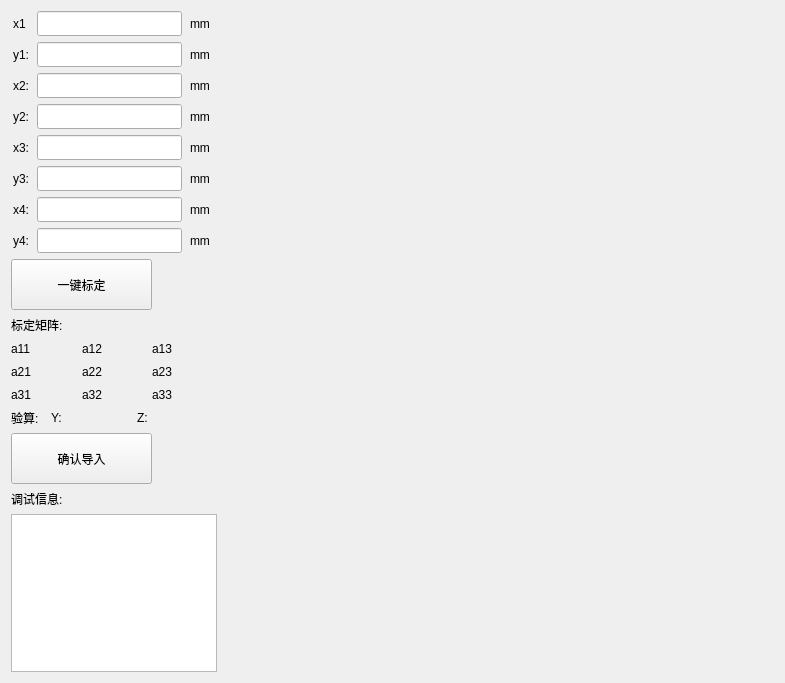
<?xml version="1.0" encoding="UTF-8"?>
<ui version="4.0">
 <class>cambuilddlg</class>
 <widget class="QDialog" name="cambuilddlg">
  <property name="geometry">
   <rect>
    <x>0</x>
    <y>0</y>
    <width>785</width>
    <height>681</height>
   </rect>
  </property>
  <property name="windowTitle">
   <string>QDialog</string>
  </property>
  <property name="sizeGripEnabled">
   <bool>false</bool>
  </property>
  <layout class="QGridLayout" name="gridLayout_5">
   <item row="0" column="0">
    <layout class="QGridLayout" name="gridLayout_4">
     <item row="0" column="0">
      <layout class="QGridLayout" name="gridLayout">
       <item row="0" column="0">
        <widget class="QLabel" name="label">
         <property name="maximumSize">
          <size>
           <width>13</width>
           <height>16777215</height>
          </size>
         </property>
         <property name="text">
          <string>x1:</string>
         </property>
        </widget>
       </item>
       <item row="0" column="1">
        <widget class="QLineEdit" name="x1_Edit">
         <property name="minimumSize">
          <size>
           <width>113</width>
           <height>25</height>
          </size>
         </property>
         <property name="maximumSize">
          <size>
           <width>145</width>
           <height>16777215</height>
          </size>
         </property>
         <property name="focusPolicy">
          <enum>Qt::NoFocus</enum>
         </property>
        </widget>
       </item>
       <item row="0" column="2">
        <widget class="QLabel" name="label_14">
         <property name="maximumSize">
          <size>
           <width>25</width>
           <height>16777215</height>
          </size>
         </property>
         <property name="text">
          <string>mm</string>
         </property>
        </widget>
       </item>
       <item row="1" column="0">
        <widget class="QLabel" name="label_2">
         <property name="text">
          <string>y1:</string>
         </property>
        </widget>
       </item>
       <item row="1" column="1">
        <widget class="QLineEdit" name="y1_Edit">
         <property name="minimumSize">
          <size>
           <width>113</width>
           <height>25</height>
          </size>
         </property>
         <property name="maximumSize">
          <size>
           <width>145</width>
           <height>16777215</height>
          </size>
         </property>
         <property name="focusPolicy">
          <enum>Qt::NoFocus</enum>
         </property>
        </widget>
       </item>
       <item row="1" column="2">
        <widget class="QLabel" name="label_15">
         <property name="text">
          <string>mm</string>
         </property>
        </widget>
       </item>
       <item row="2" column="0">
        <widget class="QLabel" name="label_3">
         <property name="text">
          <string>x2:</string>
         </property>
        </widget>
       </item>
       <item row="2" column="1">
        <widget class="QLineEdit" name="x2_Edit">
         <property name="minimumSize">
          <size>
           <width>113</width>
           <height>25</height>
          </size>
         </property>
         <property name="maximumSize">
          <size>
           <width>145</width>
           <height>16777215</height>
          </size>
         </property>
         <property name="focusPolicy">
          <enum>Qt::NoFocus</enum>
         </property>
        </widget>
       </item>
       <item row="2" column="2">
        <widget class="QLabel" name="label_16">
         <property name="text">
          <string>mm</string>
         </property>
        </widget>
       </item>
       <item row="3" column="0">
        <widget class="QLabel" name="label_4">
         <property name="text">
          <string>y2:</string>
         </property>
        </widget>
       </item>
       <item row="3" column="1">
        <widget class="QLineEdit" name="y2_Edit">
         <property name="minimumSize">
          <size>
           <width>113</width>
           <height>25</height>
          </size>
         </property>
         <property name="maximumSize">
          <size>
           <width>145</width>
           <height>16777215</height>
          </size>
         </property>
         <property name="focusPolicy">
          <enum>Qt::NoFocus</enum>
         </property>
        </widget>
       </item>
       <item row="3" column="2">
        <widget class="QLabel" name="label_17">
         <property name="text">
          <string>mm</string>
         </property>
        </widget>
       </item>
       <item row="4" column="0">
        <widget class="QLabel" name="label_5">
         <property name="text">
          <string>x3:</string>
         </property>
        </widget>
       </item>
       <item row="4" column="1">
        <widget class="QLineEdit" name="x3_Edit">
         <property name="minimumSize">
          <size>
           <width>113</width>
           <height>25</height>
          </size>
         </property>
         <property name="maximumSize">
          <size>
           <width>145</width>
           <height>16777215</height>
          </size>
         </property>
         <property name="focusPolicy">
          <enum>Qt::NoFocus</enum>
         </property>
        </widget>
       </item>
       <item row="4" column="2">
        <widget class="QLabel" name="label_18">
         <property name="text">
          <string>mm</string>
         </property>
        </widget>
       </item>
       <item row="5" column="0">
        <widget class="QLabel" name="label_6">
         <property name="text">
          <string>y3:</string>
         </property>
        </widget>
       </item>
       <item row="5" column="1">
        <widget class="QLineEdit" name="y3_Edit">
         <property name="minimumSize">
          <size>
           <width>113</width>
           <height>25</height>
          </size>
         </property>
         <property name="maximumSize">
          <size>
           <width>145</width>
           <height>16777215</height>
          </size>
         </property>
         <property name="focusPolicy">
          <enum>Qt::NoFocus</enum>
         </property>
        </widget>
       </item>
       <item row="5" column="2">
        <widget class="QLabel" name="label_19">
         <property name="text">
          <string>mm</string>
         </property>
        </widget>
       </item>
       <item row="6" column="0">
        <widget class="QLabel" name="label_7">
         <property name="text">
          <string>x4:</string>
         </property>
        </widget>
       </item>
       <item row="6" column="1">
        <widget class="QLineEdit" name="x4_Edit">
         <property name="minimumSize">
          <size>
           <width>113</width>
           <height>25</height>
          </size>
         </property>
         <property name="maximumSize">
          <size>
           <width>145</width>
           <height>16777215</height>
          </size>
         </property>
         <property name="focusPolicy">
          <enum>Qt::NoFocus</enum>
         </property>
        </widget>
       </item>
       <item row="6" column="2">
        <widget class="QLabel" name="label_20">
         <property name="text">
          <string>mm</string>
         </property>
        </widget>
       </item>
       <item row="7" column="0">
        <widget class="QLabel" name="label_8">
         <property name="text">
          <string>y4:</string>
         </property>
        </widget>
       </item>
       <item row="7" column="1">
        <widget class="QLineEdit" name="y4_Edit">
         <property name="minimumSize">
          <size>
           <width>113</width>
           <height>25</height>
          </size>
         </property>
         <property name="maximumSize">
          <size>
           <width>145</width>
           <height>16777215</height>
          </size>
         </property>
         <property name="focusPolicy">
          <enum>Qt::NoFocus</enum>
         </property>
        </widget>
       </item>
       <item row="7" column="2">
        <widget class="QLabel" name="label_21">
         <property name="text">
          <string>mm</string>
         </property>
        </widget>
       </item>
      </layout>
     </item>
     <item row="0" column="1" rowspan="7">
      <widget class="PictureBox" name="widget" native="true">
       <property name="minimumSize">
        <size>
         <width>551</width>
         <height>661</height>
        </size>
       </property>
      </widget>
     </item>
     <item row="1" column="0">
      <widget class="QPushButton" name="cambuildBtn">
       <property name="minimumSize">
        <size>
         <width>141</width>
         <height>51</height>
        </size>
       </property>
       <property name="maximumSize">
        <size>
         <width>141</width>
         <height>51</height>
        </size>
       </property>
       <property name="focusPolicy">
        <enum>Qt::NoFocus</enum>
       </property>
       <property name="text">
        <string>一键标定</string>
       </property>
      </widget>
     </item>
     <item row="2" column="0">
      <layout class="QGridLayout" name="gridLayout_2">
       <item row="0" column="0" colspan="2">
        <widget class="QLabel" name="label_10">
         <property name="text">
          <string>标定矩阵:</string>
         </property>
        </widget>
       </item>
       <item row="1" column="0">
        <widget class="QLabel" name="a11_label">
         <property name="minimumSize">
          <size>
           <width>61</width>
           <height>17</height>
          </size>
         </property>
         <property name="maximumSize">
          <size>
           <width>100</width>
           <height>16777215</height>
          </size>
         </property>
         <property name="text">
          <string>a11</string>
         </property>
        </widget>
       </item>
       <item row="1" column="1">
        <widget class="QLabel" name="a12_label">
         <property name="minimumSize">
          <size>
           <width>61</width>
           <height>17</height>
          </size>
         </property>
         <property name="maximumSize">
          <size>
           <width>100</width>
           <height>16777215</height>
          </size>
         </property>
         <property name="text">
          <string>a12</string>
         </property>
        </widget>
       </item>
       <item row="1" column="2">
        <widget class="QLabel" name="a13_label">
         <property name="minimumSize">
          <size>
           <width>61</width>
           <height>17</height>
          </size>
         </property>
         <property name="maximumSize">
          <size>
           <width>100</width>
           <height>16777215</height>
          </size>
         </property>
         <property name="text">
          <string>a13</string>
         </property>
        </widget>
       </item>
       <item row="2" column="0">
        <widget class="QLabel" name="a21_label">
         <property name="minimumSize">
          <size>
           <width>61</width>
           <height>17</height>
          </size>
         </property>
         <property name="maximumSize">
          <size>
           <width>100</width>
           <height>16777215</height>
          </size>
         </property>
         <property name="text">
          <string>a21</string>
         </property>
        </widget>
       </item>
       <item row="2" column="1">
        <widget class="QLabel" name="a22_label">
         <property name="minimumSize">
          <size>
           <width>61</width>
           <height>17</height>
          </size>
         </property>
         <property name="maximumSize">
          <size>
           <width>100</width>
           <height>16777215</height>
          </size>
         </property>
         <property name="text">
          <string>a22</string>
         </property>
        </widget>
       </item>
       <item row="2" column="2">
        <widget class="QLabel" name="a23_label">
         <property name="minimumSize">
          <size>
           <width>61</width>
           <height>17</height>
          </size>
         </property>
         <property name="maximumSize">
          <size>
           <width>100</width>
           <height>16777215</height>
          </size>
         </property>
         <property name="text">
          <string>a23</string>
         </property>
        </widget>
       </item>
       <item row="3" column="0">
        <widget class="QLabel" name="a31_label">
         <property name="minimumSize">
          <size>
           <width>61</width>
           <height>17</height>
          </size>
         </property>
         <property name="maximumSize">
          <size>
           <width>100</width>
           <height>16777215</height>
          </size>
         </property>
         <property name="text">
          <string>a31</string>
         </property>
        </widget>
       </item>
       <item row="3" column="1">
        <widget class="QLabel" name="a32_label">
         <property name="minimumSize">
          <size>
           <width>61</width>
           <height>17</height>
          </size>
         </property>
         <property name="maximumSize">
          <size>
           <width>100</width>
           <height>16777215</height>
          </size>
         </property>
         <property name="text">
          <string>a32</string>
         </property>
        </widget>
       </item>
       <item row="3" column="2">
        <widget class="QLabel" name="a33_label">
         <property name="minimumSize">
          <size>
           <width>61</width>
           <height>17</height>
          </size>
         </property>
         <property name="maximumSize">
          <size>
           <width>100</width>
           <height>16777215</height>
          </size>
         </property>
         <property name="text">
          <string>a33</string>
         </property>
        </widget>
       </item>
      </layout>
     </item>
     <item row="3" column="0">
      <layout class="QGridLayout" name="gridLayout_3">
       <item row="0" column="0">
        <widget class="QLabel" name="label_11">
         <property name="maximumSize">
          <size>
           <width>35</width>
           <height>23</height>
          </size>
         </property>
         <property name="text">
          <string>验算:</string>
         </property>
        </widget>
       </item>
       <item row="0" column="1">
        <widget class="QLabel" name="label_12">
         <property name="maximumSize">
          <size>
           <width>13</width>
           <height>23</height>
          </size>
         </property>
         <property name="text">
          <string>Y:</string>
         </property>
        </widget>
       </item>
       <item row="0" column="2">
        <widget class="QLabel" name="posY_label">
         <property name="minimumSize">
          <size>
           <width>61</width>
           <height>17</height>
          </size>
         </property>
         <property name="maximumSize">
          <size>
           <width>100</width>
           <height>16777215</height>
          </size>
         </property>
         <property name="text">
          <string/>
         </property>
        </widget>
       </item>
       <item row="0" column="3">
        <widget class="QLabel" name="label_13">
         <property name="maximumSize">
          <size>
           <width>13</width>
           <height>23</height>
          </size>
         </property>
         <property name="text">
          <string>Z:</string>
         </property>
        </widget>
       </item>
       <item row="0" column="4">
        <widget class="QLabel" name="posZ_label">
         <property name="minimumSize">
          <size>
           <width>61</width>
           <height>17</height>
          </size>
         </property>
         <property name="maximumSize">
          <size>
           <width>100</width>
           <height>16777215</height>
          </size>
         </property>
         <property name="text">
          <string/>
         </property>
        </widget>
       </item>
      </layout>
     </item>
     <item row="4" column="0">
      <widget class="QPushButton" name="confimbuildBtn">
       <property name="minimumSize">
        <size>
         <width>141</width>
         <height>51</height>
        </size>
       </property>
       <property name="maximumSize">
        <size>
         <width>141</width>
         <height>51</height>
        </size>
       </property>
       <property name="focusPolicy">
        <enum>Qt::NoFocus</enum>
       </property>
       <property name="text">
        <string>确认导入</string>
       </property>
      </widget>
     </item>
     <item row="5" column="0">
      <widget class="QLabel" name="label_9">
       <property name="maximumSize">
        <size>
         <width>100</width>
         <height>16777215</height>
        </size>
       </property>
       <property name="text">
        <string>调试信息:</string>
       </property>
      </widget>
     </item>
     <item row="6" column="0">
      <widget class="QTextBrowser" name="record">
       <property name="minimumSize">
        <size>
         <width>201</width>
         <height>111</height>
        </size>
       </property>
       <property name="maximumSize">
        <size>
         <width>255</width>
         <height>16777215</height>
        </size>
       </property>
      </widget>
     </item>
    </layout>
   </item>
  </layout>
 </widget>
 <customwidgets>
  <customwidget>
   <class>PictureBox</class>
   <extends>QWidget</extends>
   <header location="global">PictureBox.h</header>
   <container>1</container>
  </customwidget>
 </customwidgets>
 <resources/>
 <connections/>
</ui>
